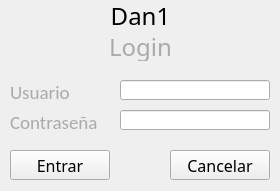
<?xml version="1.0" encoding="UTF-8"?>
<ui version="4.0">
 <class>Login</class>
 <widget class="QWidget" name="Login">
  <property name="geometry">
   <rect>
    <x>0</x>
    <y>0</y>
    <width>280</width>
    <height>191</height>
   </rect>
  </property>
  <property name="windowTitle">
   <string>Form</string>
  </property>
  <widget class="QLabel" name="L1">
   <property name="geometry">
    <rect>
     <x>0</x>
     <y>0</y>
     <width>281</width>
     <height>31</height>
    </rect>
   </property>
   <property name="font">
    <font>
     <family>Impact</family>
     <pointsize>18</pointsize>
    </font>
   </property>
   <property name="text">
    <string>Dan1</string>
   </property>
   <property name="alignment">
    <set>Qt::AlignCenter</set>
   </property>
  </widget>
  <widget class="QLabel" name="L2">
   <property name="geometry">
    <rect>
     <x>0</x>
     <y>30</y>
     <width>281</width>
     <height>31</height>
    </rect>
   </property>
   <property name="font">
    <font>
     <family>Swis721 LtCn BT</family>
     <pointsize>18</pointsize>
    </font>
   </property>
   <property name="frameShadow">
    <enum>QFrame::Plain</enum>
   </property>
   <property name="midLineWidth">
    <number>0</number>
   </property>
   <property name="text">
    <string>&lt;html&gt;&lt;head/&gt;&lt;body&gt;&lt;p&gt;&lt;span style=&quot; color:#aaaaaa;&quot;&gt;Login&lt;/span&gt;&lt;/p&gt;&lt;/body&gt;&lt;/html&gt;</string>
   </property>
   <property name="alignment">
    <set>Qt::AlignCenter</set>
   </property>
  </widget>
  <widget class="QLineEdit" name="T3">
   <property name="geometry">
    <rect>
     <x>120</x>
     <y>80</y>
     <width>150</width>
     <height>20</height>
    </rect>
   </property>
  </widget>
  <widget class="QLabel" name="L3">
   <property name="geometry">
    <rect>
     <x>10</x>
     <y>80</y>
     <width>100</width>
     <height>20</height>
    </rect>
   </property>
   <property name="font">
    <font>
     <family>Calibri</family>
     <pointsize>14</pointsize>
    </font>
   </property>
   <property name="text">
    <string>&lt;html&gt;&lt;head/&gt;&lt;body&gt;&lt;p&gt;&lt;span style=&quot; color:#aaaaaa;&quot;&gt;Usuario&lt;/span&gt;&lt;/p&gt;&lt;/body&gt;&lt;/html&gt;</string>
   </property>
  </widget>
  <widget class="QLabel" name="L4">
   <property name="geometry">
    <rect>
     <x>10</x>
     <y>110</y>
     <width>100</width>
     <height>20</height>
    </rect>
   </property>
   <property name="font">
    <font>
     <family>Calibri</family>
     <pointsize>14</pointsize>
    </font>
   </property>
   <property name="text">
    <string>&lt;html&gt;&lt;head/&gt;&lt;body&gt;&lt;p&gt;&lt;span style=&quot; color:#aaaaaa;&quot;&gt;Contraseña&lt;/span&gt;&lt;/p&gt;&lt;/body&gt;&lt;/html&gt;</string>
   </property>
  </widget>
  <widget class="QLineEdit" name="T4">
   <property name="geometry">
    <rect>
     <x>120</x>
     <y>110</y>
     <width>150</width>
     <height>20</height>
    </rect>
   </property>
  </widget>
  <widget class="QPushButton" name="B1">
   <property name="geometry">
    <rect>
     <x>10</x>
     <y>150</y>
     <width>100</width>
     <height>30</height>
    </rect>
   </property>
   <property name="font">
    <font>
     <family>Swis721 LtCn BT</family>
     <pointsize>12</pointsize>
    </font>
   </property>
   <property name="text">
    <string>Entrar</string>
   </property>
  </widget>
  <widget class="QPushButton" name="B2">
   <property name="geometry">
    <rect>
     <x>170</x>
     <y>150</y>
     <width>100</width>
     <height>30</height>
    </rect>
   </property>
   <property name="font">
    <font>
     <family>Swis721 LtCn BT</family>
     <pointsize>12</pointsize>
    </font>
   </property>
   <property name="text">
    <string>Cancelar</string>
   </property>
  </widget>
 </widget>
 <resources/>
 <connections/>
</ui>
